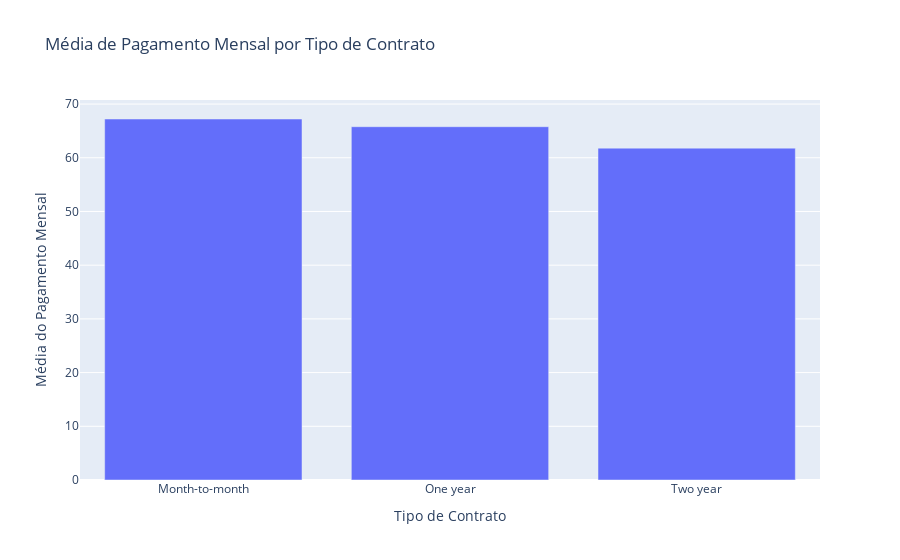

Write notebook code for a chart like this one.
### Code cell
#Ha discripância entre o valor medio pago e o tipo de contrato?
media_pagamento = df.groupby('Tipo_Contrato')['Pagamento_Mensal'].mean().reset_index()
fig = px.bar(media_pagamento, 
             x='Tipo_Contrato', 
             y='Pagamento_Mensal', 
             title='Média de Pagamento Mensal por Tipo de Contrato')

fig.update_layout(xaxis_title='Tipo de Contrato',
                  yaxis_title='Média do Pagamento Mensal')

### Figure 1 — Plotly figure (JSON) as saved in the notebook; plotly's stock layout.template omitted (floating-point values rounded to 4 significant figures)
{"data": [{"alignmentgroup": "True", "hovertemplate": "Tipo_Contrato=%{x}<br>Pagamento_Mensal=%{y}<extra></extra>", "legendgroup": "", "marker": {"color": "#636efa", "pattern": {"shape": ""}}, "name": "", "offsetgroup": "", "orientation": "v", "showlegend": false, "textposition": "auto", "type": "bar", "x": ["Month-to-month", "One year", "Two year"], "xaxis": "x", "y": [67.22, 65.78, 61.79], "yaxis": "y"}], "layout": {"barmode": "relative", "legend": {"tracegroupgap": 0}, "title": {"text": "Média de Pagamento Mensal por Tipo de Contrato"}, "xaxis": {"anchor": "y", "domain": [0, 1], "title": {"text": "Tipo de Contrato"}}, "yaxis": {"anchor": "x", "domain": [0, 1], "title": {"text": "Média do Pagamento Mensal"}}}}
